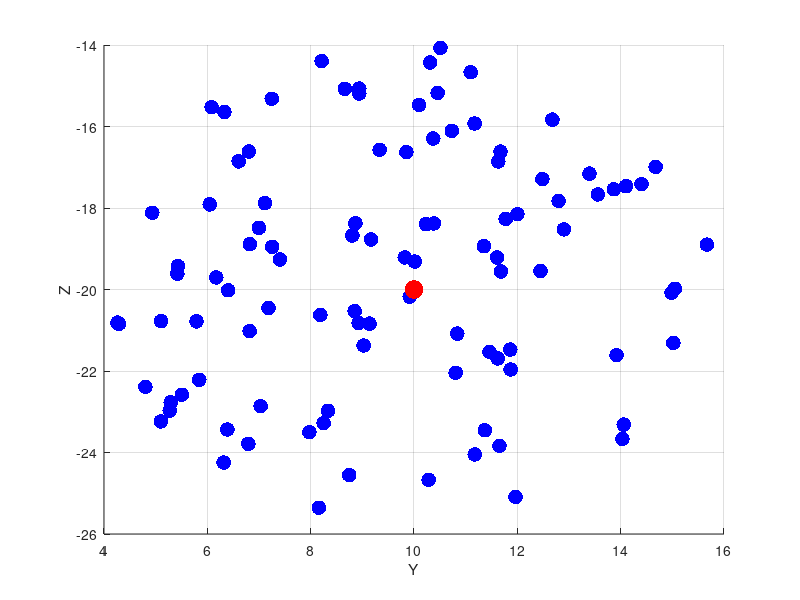

Write MATLAB code to recreate this figure. (Note: this script raises an error after producing the figure.)
%
clear all ; close all ; clc

% physical limits
Fun_max =15;
Fr_max =50; % Fr in negative
mu = 0.8;

%jump paramaters
anchor_pos =[ 0.149937507812035; 0;-2.9962507811849];
target_pos = [0; 10;-20];

% generate random rargets
N = 100;
R = 6;
t = 2*pi*rand(N,1);
r = R*sqrt(rand(N,1));
y_range = target_pos(2) + r.*cos(t);
z_range = target_pos(3) + r.*sin(t);
scatter(y_range,z_range, 1000, 'b','.') ;
xlabel('Y')
ylabel('Z');hold on;grid on;
plot(target_pos(2),target_pos(3), 'Marker', '.', 'Color','r', 'MarkerSize',40) ;


for i = 1:length(y_range)    
    for j = 1:length(z_range)  
        %cycle on final point
        pf = [0.001; y_range(i); z_range(j)];
     
        [number_of_converged_solutions,  initial_kin_energy,  final_kin_energy, intEkin, opt_Fun, opt_Fut, Fr, opt_K, opt_Tf, T_pend,  solve_time, efficiency] = eval_jump(anchor_pos, pf, Fun_max, Fr_max, mu);
        total_cost = eval_jump_cost([1,1,10,10], intEkin, final_kin_energy, Fun_max, opt_Fun, Fr_max, Fr, number_of_converged_solutions);
    
        fprintf('total_cost=%7.2f | y =%7.2f  | z =%7.2f |  conv=%4d |   Ekin0=%7.2f |  Ekinf = %7.2f  | intEkin = %7.2f |  Fun=%5.2f  | Fut=%5.2f | Fr=%7.2f | K=%5.2f | Tf=%5.2f | comp_time=%5.2f \n',...
                 [total_cost; y_range(i); z_range(j); number_of_converged_solutions; initial_kin_energy;  final_kin_energy ;intEkin; opt_Fun; opt_Fut;  Fr; opt_K;  opt_Tf; solve_time]);
        
    end   
end
 